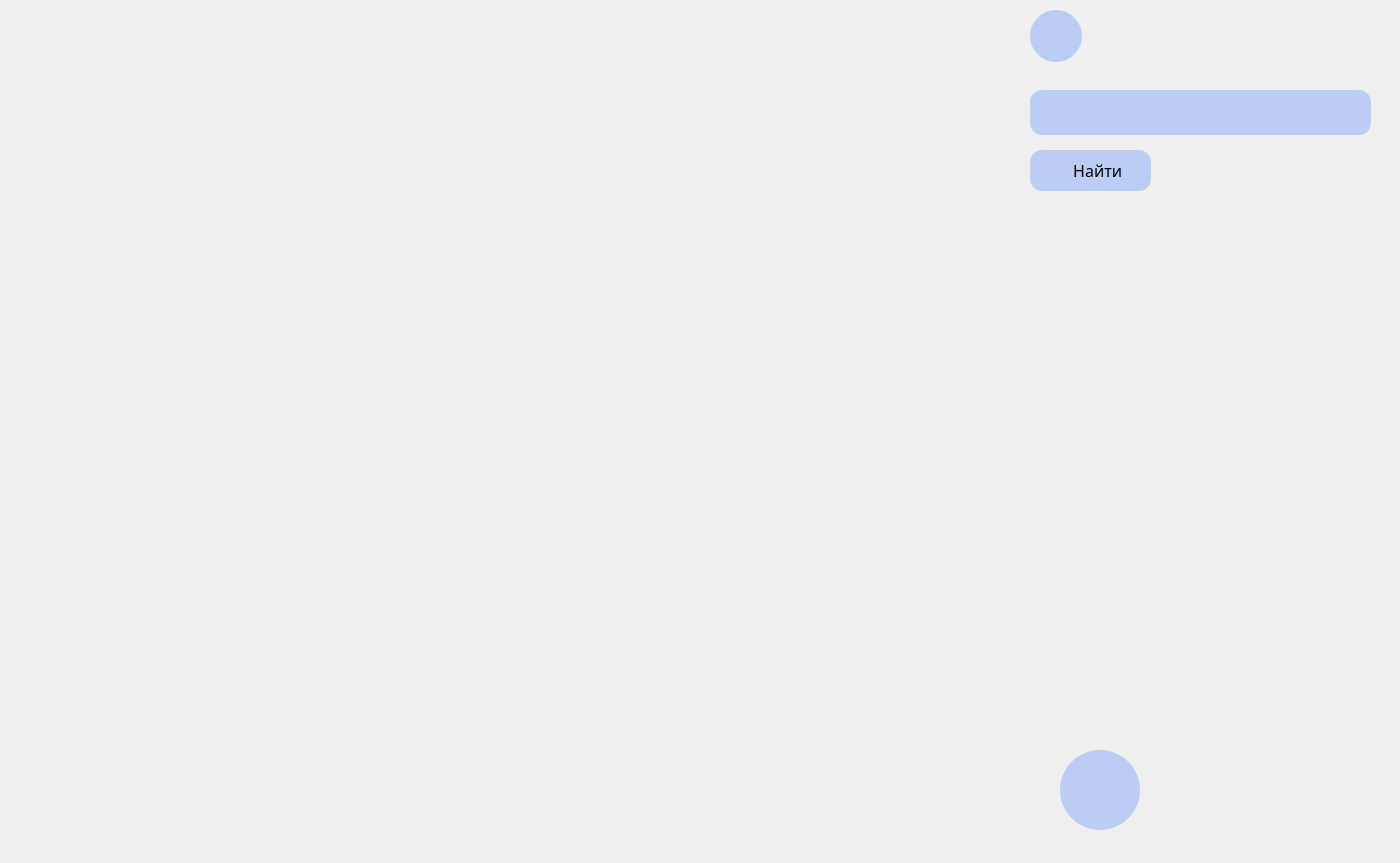
<?xml version="1.0" encoding="UTF-8"?>
<ui version="4.0">
 <class>Templates</class>
 <widget class="QWidget" name="Templates">
  <property name="geometry">
   <rect>
    <x>0</x>
    <y>0</y>
    <width>1400</width>
    <height>863</height>
   </rect>
  </property>
  <property name="windowTitle">
   <string>Widget</string>
  </property>
  <property name="styleSheet">
   <string notr="true"/>
  </property>
  <widget class="QScrollArea" name="scrollArea">
   <property name="geometry">
    <rect>
     <x>0</x>
     <y>0</y>
     <width>1021</width>
     <height>870</height>
    </rect>
   </property>
   <property name="maximumSize">
    <size>
     <width>1021</width>
     <height>16777215</height>
    </size>
   </property>
   <property name="styleSheet">
    <string notr="true">/* В QSS-файле или строке */
QScrollArea {
    border: none;
    background: transparent;
}

/* Вертикальная полоса прокрутки */
QScrollBar:vertical {
    width: 10px;
    background: #2c2c2c;
}

QScrollBar::handle:vertical {
    background: #606060;
    border-radius: 5px;
}

QScrollBar::add-line:vertical, QScrollBar::sub-line:vertical {
    background: none;
}

/* Горизонтальная полоса прокрутки */
QScrollBar:horizontal {
    height: 10px;
    background: #2c2c2c;
}

QScrollBar::handle:horizontal {
    background: #606060;
    border-radius: 5px;
}</string>
   </property>
   <property name="widgetResizable">
    <bool>true</bool>
   </property>
   <widget class="QWidget" name="scrollAreaWidgetContents">
    <property name="geometry">
     <rect>
      <x>0</x>
      <y>0</y>
      <width>1021</width>
      <height>870</height>
     </rect>
    </property>
   </widget>
  </widget>
  <widget class="QPushButton" name="pushButtoName">
   <property name="geometry">
    <rect>
     <x>1030</x>
     <y>150</y>
     <width>121</width>
     <height>41</height>
    </rect>
   </property>
   <property name="font">
    <font>
     <family>URW Gothic [UKWN]</family>
     <pointsize>12</pointsize>
    </font>
   </property>
   <property name="styleSheet">
    <string notr="true">border-radius: 12px;
background-color: rgba(0, 85, 255, 55);
padding-left:10px</string>
   </property>
   <property name="text">
    <string> Найти</string>
   </property>
   <property name="icon">
    <iconset theme="QIcon::ThemeIcon::EditFind"/>
   </property>
  </widget>
  <widget class="QPushButton" name="pushButton_2">
   <property name="geometry">
    <rect>
     <x>1060</x>
     <y>750</y>
     <width>80</width>
     <height>80</height>
    </rect>
   </property>
   <property name="styleSheet">
    <string notr="true">border-radius: 40;
background-color: rgba(0, 85, 255, 55);</string>
   </property>
   <property name="text">
    <string/>
   </property>
   <property name="icon">
    <iconset theme="QIcon::ThemeIcon::DocumentNew"/>
   </property>
   <property name="iconSize">
    <size>
     <width>48</width>
     <height>48</height>
    </size>
   </property>
  </widget>
  <widget class="QPushButton" name="update">
   <property name="geometry">
    <rect>
     <x>1030</x>
     <y>10</y>
     <width>52</width>
     <height>52</height>
    </rect>
   </property>
   <property name="styleSheet">
    <string notr="true">background-color: rgba(0, 85, 255, 55);
border-radius: 26;</string>
   </property>
   <property name="text">
    <string/>
   </property>
   <property name="icon">
    <iconset theme="QIcon::ThemeIcon::ViewRefresh"/>
   </property>
   <property name="iconSize">
    <size>
     <width>32</width>
     <height>32</height>
    </size>
   </property>
  </widget>
  <widget class="QPlainTextEdit" name="nameTextEdit">
   <property name="geometry">
    <rect>
     <x>1030</x>
     <y>90</y>
     <width>341</width>
     <height>45</height>
    </rect>
   </property>
   <property name="font">
    <font>
     <family>URW Gothic [UKWN]</family>
     <pointsize>14</pointsize>
     <italic>false</italic>
     <bold>false</bold>
    </font>
   </property>
   <property name="styleSheet">
    <string notr="true">border-radius: 12px;
background-color: rgba(0, 85, 255, 55);
padding-left:10px</string>
   </property>
  </widget>
 </widget>
 <resources/>
 <connections/>
</ui>
